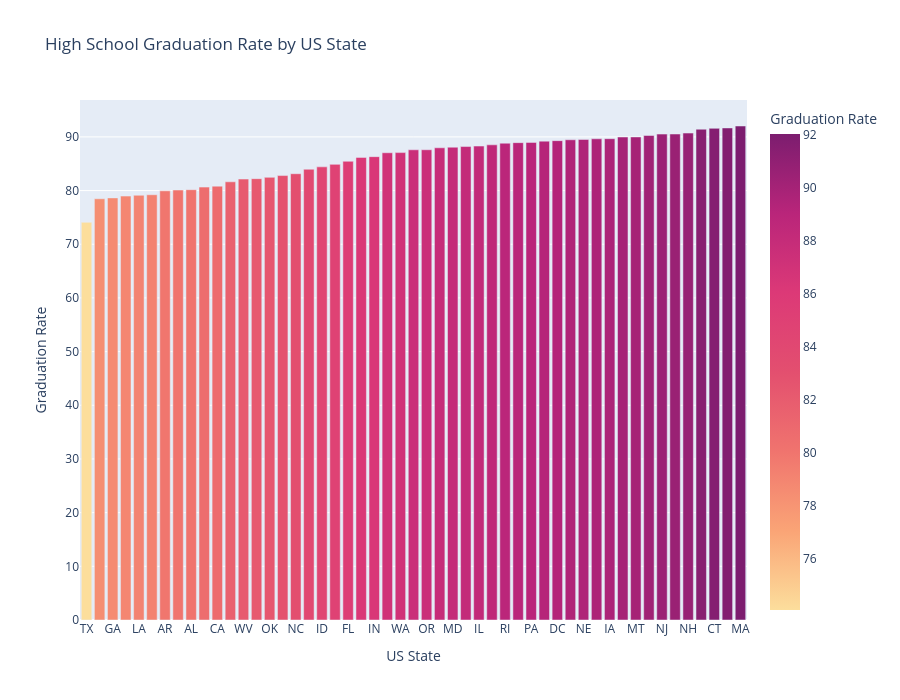

Write notebook code for a chart like this one.
### Code cell
finish_hs_bar = px.bar(finish_hs, x='Geographic Area', y='Graduation Rate', color='Graduation Rate',
                           title='High School Graduation Rate by US State', color_continuous_scale='sunsetdark', height=700)
finish_hs_bar.update_layout(xaxis_title='US State')
finish_hs_bar.show()

### Figure 1 — Plotly figure (JSON) as saved in the notebook; plotly's stock layout.template omitted (floating-point values rounded to 4 significant figures)
{"data": [{"hovertemplate": "Geographic Area=%{x}<br>Graduation Rate=%{marker.color}<extra></extra>", "legendgroup": "", "marker": {"color": [74.09, 78.47, 78.63, 78.97, 79.12, 79.22, 79.95, 80.1, 80.16, 80.65, 80.82, 81.63, 82.14, 82.22, 82.46, 82.79, 83.14, 83.97, 84.42, 84.88, 85.46, 86.18, 86.32, 87.05, 87.07, 87.6, 87.6, 87.97, 88.08, 88.2, 88.29, 88.52, 88.82, 88.93, 88.97, 89.21, 89.3, 89.47, 89.52, 89.64, 89.67, 89.98, 89.99, 90.26, 90.52, 90.54, 90.71, 91.43, 91.59, 91.67, 92.03], "coloraxis": "coloraxis", "pattern": {"shape": ""}}, "name": "", "orientation": "v", "showlegend": false, "textposition": "auto", "type": "bar", "x": ["TX", "MS", "GA", "NM", "LA", "AZ", "AR", "AK", "AL", "SC", "CA", "TN", "WV", "KY", "OK", "MO", "NC", "WY", "ID", "VA", "FL", "SD", "IN", "NV", "WA", "ND", "OR", "KS", "MD", "OH", "IL", "DE", "RI", "CO", "PA", "MI", "DC", "MN", "NE", "UT", "IA", "VT", "MT", "WI", "NJ", "NY", "NH", "ME", "CT", "HI", "MA"], "xaxis": "x", "y": [74.09, 78.47, 78.63, 78.97, 79.12, 79.22, 79.95, 80.1, 80.16, 80.65, 80.82, 81.63, 82.14, 82.22, 82.46, 82.79, 83.14, 83.97, 84.42, 84.88, 85.46, 86.18, 86.32, 87.05, 87.07, 87.6, 87.6, 87.97, 88.08, 88.2, 88.29, 88.52, 88.82, 88.93, 88.97, 89.21, 89.3, 89.47, 89.52, 89.64, 89.67, 89.98, 89.99, 90.26, 90.52, 90.54, 90.71, 91.43, 91.59, 91.67, 92.03], "yaxis": "y"}], "layout": {"barmode": "relative", "coloraxis": {"colorbar": {"title": {"text": "Graduation Rate"}}, "colorscale": [[0, "rgb(252, 222, 156)"], [0.1667, "rgb(250, 164, 118)"], [0.3333, "rgb(240, 116, 110)"], [0.5, "rgb(227, 79, 111)"], [0.6667, "rgb(220, 57, 119)"], [0.8333, "rgb(185, 37, 122)"], [1, "rgb(124, 29, 111)"]]}, "height": 700, "legend": {"tracegroupgap": 0}, "title": {"text": "High School Graduation Rate by US State"}, "xaxis": {"anchor": "y", "domain": [0, 1], "title": {"text": "US State"}}, "yaxis": {"anchor": "x", "domain": [0, 1], "title": {"text": "Graduation Rate"}}}}
